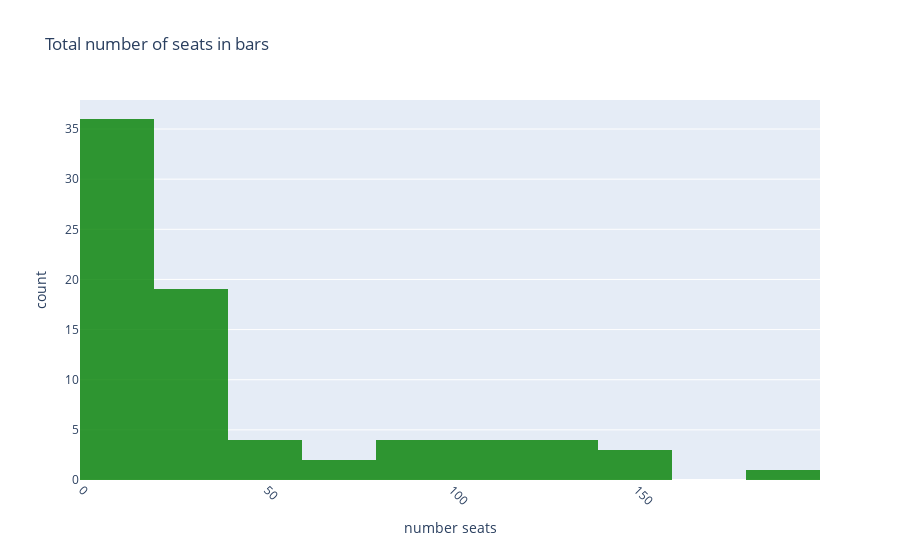

Notebook source saved alongside this figure:
### Code cell
fig = px.histogram(bars, x= 'number',
             title='Total number of seats in bars',
                   labels={'number':'number seats'}, # can specify one label per df column
                   opacity=0.8,
            color_discrete_sequence=['green'] # color of histogram bars
            )
fig.update_xaxes(tickangle=45)
fig.show()

### Figure 1 — Plotly figure (JSON) as saved in the notebook; plotly's stock layout.template omitted (floating-point values rounded to 4 significant figures)
{"data": [{"alignmentgroup": "True", "bingroup": "x", "hovertemplate": "number seats=%{x}<br>count=%{y}<extra></extra>", "legendgroup": "", "marker": {"color": "green", "opacity": 0.8}, "name": "", "offsetgroup": "", "orientation": "v", "showlegend": false, "type": "histogram", "x": [2, 20, 12, 44, 1, 158, 42, 12, 5, 14, 107, 10, 91, 6, 16, 124, 83, 32, 19, 18, 19, 194, 20, 140, 13, 109, 11, 74, 4, 16, 22, 22, 87, 29, 135, 102, 5, 1, 1, 28, 18, 69, 24, 132, 28, 28, 1, 33, 44, 26, 3, 27, 18, 12, 29, 145, 103, 47, 28, 4, 124, 4, 86, 36, 1, 18, 10, 16, 3, 4, 18, 27, 21, 26, 17, 4, 18], "xaxis": "x", "yaxis": "y"}], "layout": {"barmode": "relative", "legend": {"tracegroupgap": 0}, "title": {"text": "Total number of seats in bars"}, "xaxis": {"anchor": "y", "domain": [0, 1], "tickangle": 45, "title": {"text": "number seats"}}, "yaxis": {"anchor": "x", "domain": [0, 1], "title": {"text": "count"}}}}
